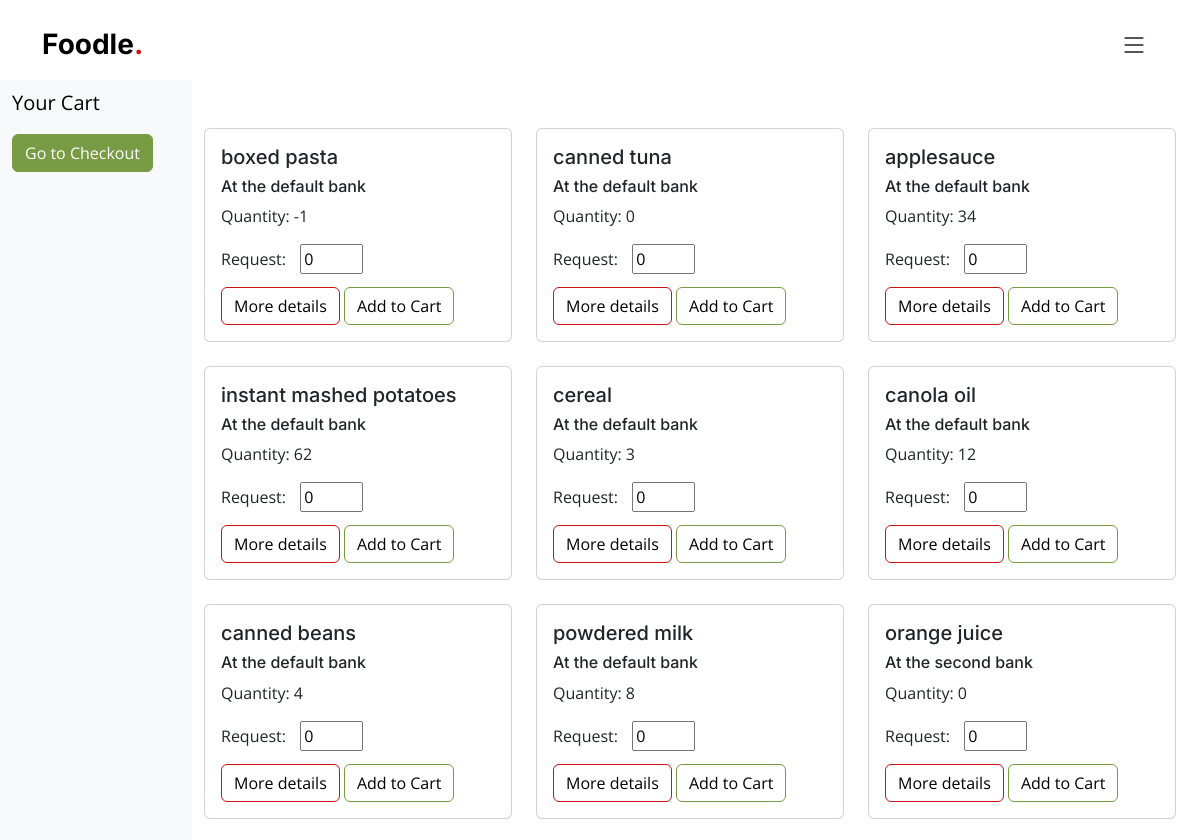
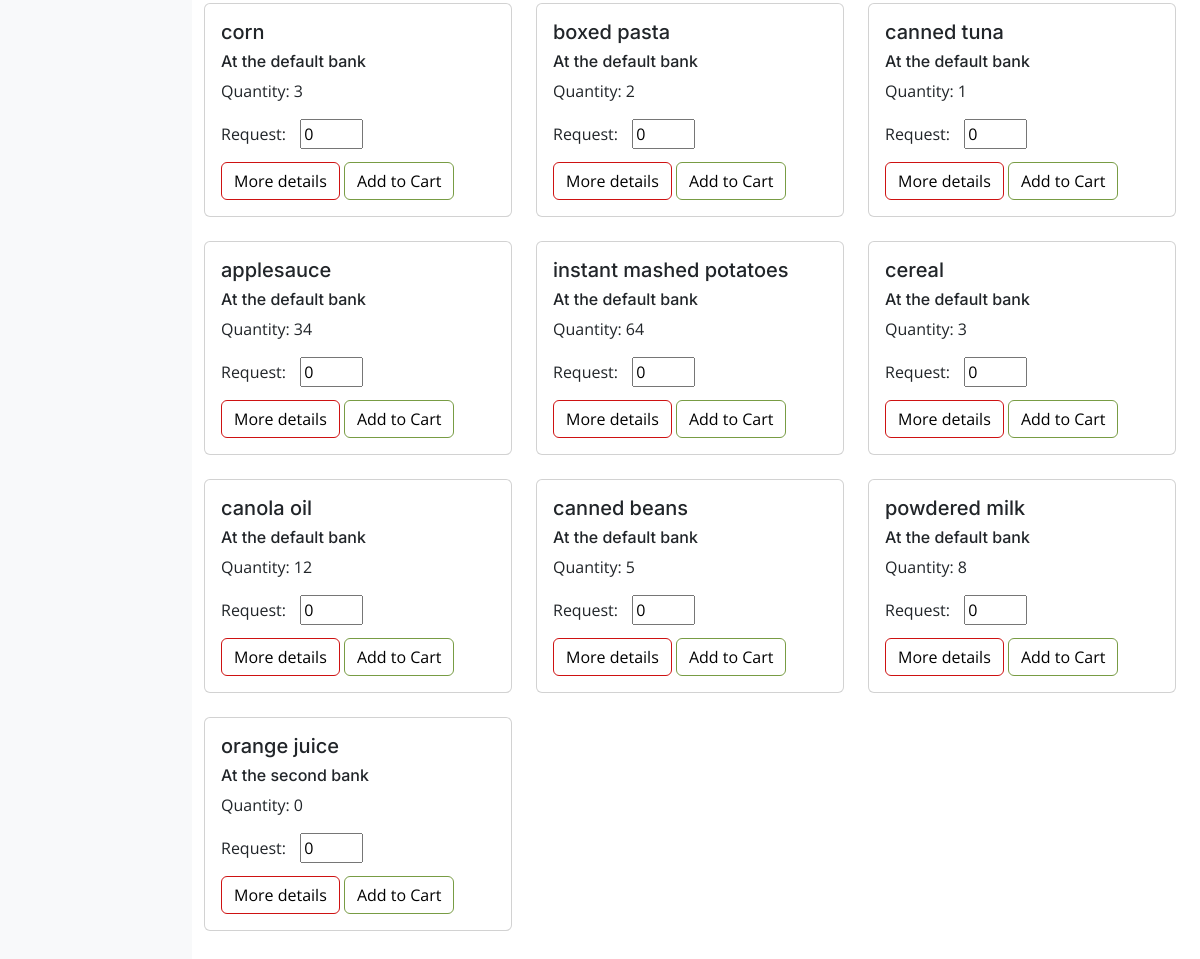
Before: /inventory (signed in) with the older database file (2 pictures, top to bottom).
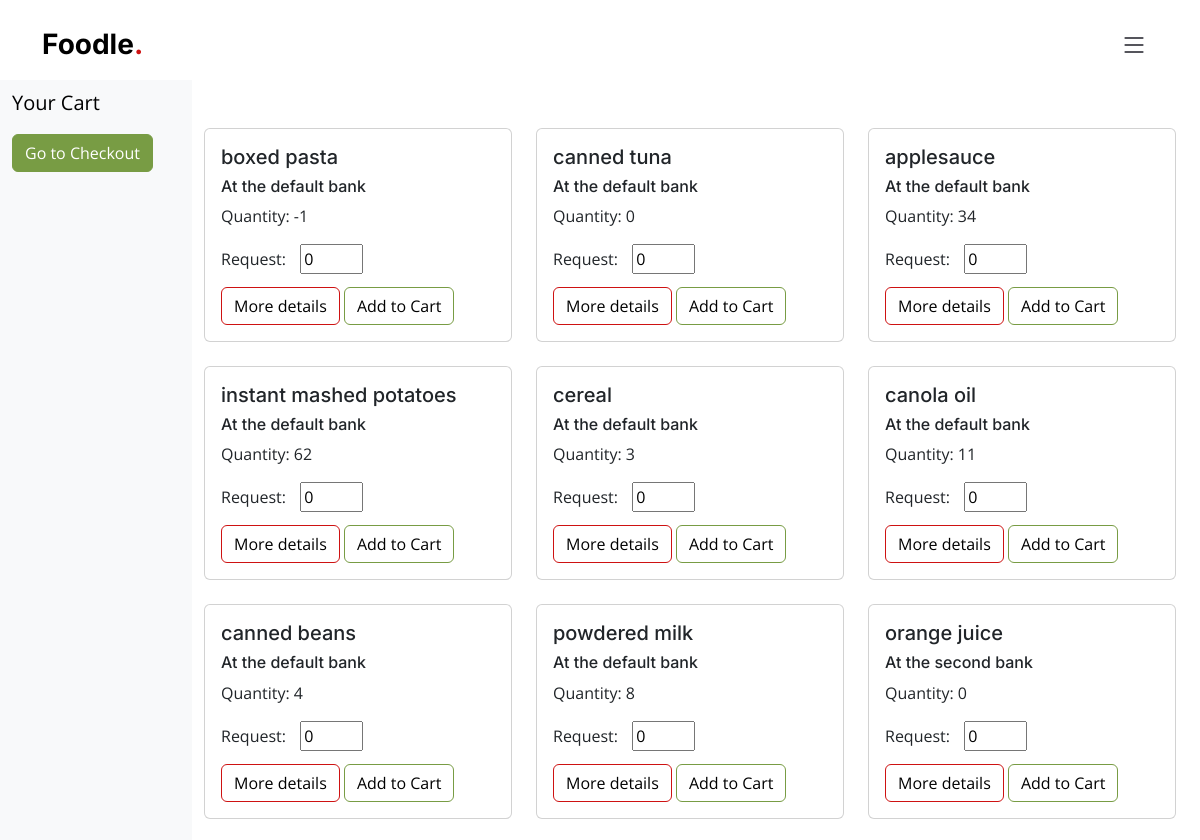
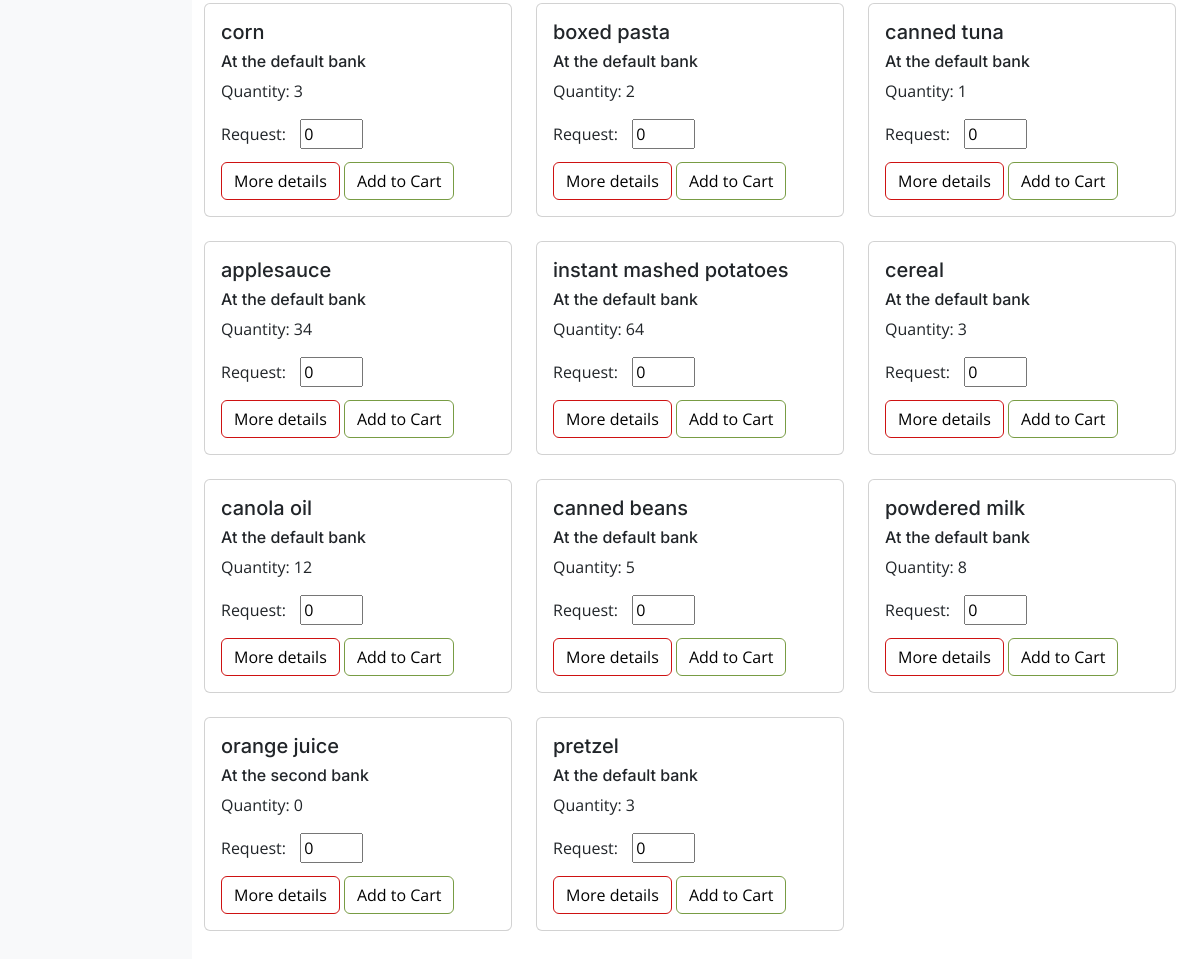
After: the same page with the newer database file (2 pictures, top to bottom).
### app.py (models this page shows, shortened)
class Inventory(db.Model):
    id= db.Column(db.Integer, primary_key=True)
    name = db.Column(db.String)
    qty = db.Column(db.Integer)
    description = db.Column(db.String(255))
    bank = db.Column(db.String(255))
    tags = db.Column(db.String(255))
    total_tags = db.Column(db.String(255), default="Vegan|Vegetarian|Gluten-free|Dairy-free|Nut-free|Non-GMO|Sugar-free|Halal|Kosher")

### app.py (the view, shortened to what this page needs)
@app.route('/inventory', methods=["POST","GET"])
@login_required
def inventory():
    all_inventory = Inventory.query.all()
    cart = session.get('cart', [])
    session['cart'] = cart
    return render_template("inventory.html", invent_list=all_inventory, cart=cart)

### app.py (called while the page is built)
@login_manager.user_loader
def load_user(user_id):
    return User.query.get(int(user_id))

### templates/inventory.html (shortened to what this page needs)
{%extends "base.html"%}
{%block content%}
<section class="seperate">
  <div class="row vh-100 overflow-auto">
    <div class="col-12 col-sm-3 col-xl-2 px-sm-2 px-0 bg-light d-flex sticky-top">
      <div class="d-flex flex-sm-column flex-row flex-grow-1 align-items-center align-items-sm-start px-3 pt-2 text-clack">
        <a href="/" class="d-flex align-items-center pb-sm-3 mb-md-0 me-md-auto text-black text-decoration-none">
          <span class="fs-5">Your Cart</span>
        </a>
        <ul class="nav nav-pills flex-sm-column flex-row flex-nowrap flex-shrink-1 flex-sm-grow-0 flex-grow-1 mb-sm-auto mb-0 justify-content-center align-items-center align-items-sm-start" id="menu">
            <li>
              <a class="btn btn-success" href="/checkout" role="button">Go to Checkout</a>
            </li>
        </ul>
      </div>
    </div>
      <div class="col d-flex flex-column h-100">
        <div class="row">
          <div class="row row-cols-1 row-cols-md-3 g-4">
            {%for thing in invent_list%}
            <div class="col">
              <div class="card">
                <form action="/inventory" method="POST">
                <div class="card-body">
                  <h5 class="card-title">{{thing.name}}</h5>
                  <h6>At the {{thing.bank}} bank</h6>
                  <p class="card-text">
                    <label for="qty">Quantity: {{thing.qty}}</label>
                <p style="display: inline-block; margin-right: 10px;">Request:</p>
                <input type="number" id="qty" name="qty" min="0" max="100" step="1" value="0" style="display: inline-block; ">
                <br>
                <button type="button" class="btn btn-outline-danger" data-bs-toggle="modal" data-bs-target="#exampleModal{{ loop.index }}">
                  More details
                </button>
                <button type="submit" class="btn btn-outline-success" name="food_picked">Add to Cart</button>
                </div>
              </form>
              </div>
            </div>
            {%endfor%}
          </div>
      </div>
  </div>
</div>
</section>
{%endblock%}

### templates/base.html (shortened to what this page needs)
<!doctype html>
<html lang="en">
  <head>
    <link href="static/assets/vendor/bootstrap/css/bootstrap.min.css" rel="stylesheet">
    <link href="static/assets/vendor/bootstrap-icons/bootstrap-icons.css" rel="stylesheet">
    <link href="static/assets/vendor/aos/aos.css" rel="stylesheet">
    <link href="static/assets/vendor/glightbox/css/glightbox.min.css" rel="stylesheet">
    <link href="static/assets/vendor/swiper/swiper-bundle.min.css" rel="stylesheet">
    <link href="static/assets/css/main.css" rel="stylesheet">
  </head>
  <body>
    <header id="header" class="header fixed-top d-flex align-items-center z-index-n2	">
      <div class="container d-flex align-items-center justify-content-between z-index-n2	">
        <a href="/" class="logo d-flex align-items-center me-auto me-lg-0">
          <h1>Foodle<span>.</span></h1>
        </a>
        {% block navbar %}
        <i class="mobile-nav-toggle mobile-nav-show bi bi-list"></i>
      </div>
      {% endblock %}
    </header>
    {%block content%}
    {%endblock%}
  </body>
</html>

### static/assets/css/main.css (style rules this page uses)
.btn-success { background-color: #789c44; border-color: #789c44; color:white }
.btn-outline-danger { border-color:#ce1212; border-width: 1.5px; color:black; }
.btn-outline-success { border-color:#789c44; border-width: 1.5px; color:black; }
:root { --font-default: "Open Sans", system-ui, -apple-system, "Segoe UI", Roboto, "Helvetica Neue", Arial, "Noto Sans", "Liberation Sans", sans-serif, "Apple Color Emoji", "Segoe UI Emoji", "Segoe UI Symbol", "Noto Color Emoji"; --font-primary: "Amatic SC", sans-serif; --font-secondary: "Inter", sans-serif; }
:root { --color-default: #212529; --color-primary: #ce1212; --color-secondary: #37373f; }
:root { scroll-behavior: smooth; }
body { font-family: var(--font-default); color: var(--color-default); }
a { color: var(--color-primary); text-decoration: none; }
h1, h2, h3, h4, h5, h6 { font-family: var(--font-secondary); }
section { overflow: hidden; padding: 80px 0; scroll-margin-top: 90px; overflow: clip; }
.header { background: #fff; transition: all 0.5s; z-index: 997; height: 90px; border-bottom: 1px solid #fff; }
.header .logo h1 { font-size: 28px; font-weight: 700; color: #000; margin: 0; font-family: var(--font-secondary); }
.header .logo h1 span { color: var(--color-primary); }
@media (max-width: 1279px) { .mobile-nav-show { color: var(--color-secondary); font-size: 28px; cursor: pointer; line-height: 0; transition: 0.5s; z-index: 9999; margin: 0 10px 0 20px; } }

### templates/base.html (style rules this page uses)
.header { z-index: 1000; }

Changed rows visible on the page:
changed Inventory (number 6 of 20 on the later page): qty "12" → "11"
added Inventory: name "pretzel", bank "default", qty "3"
